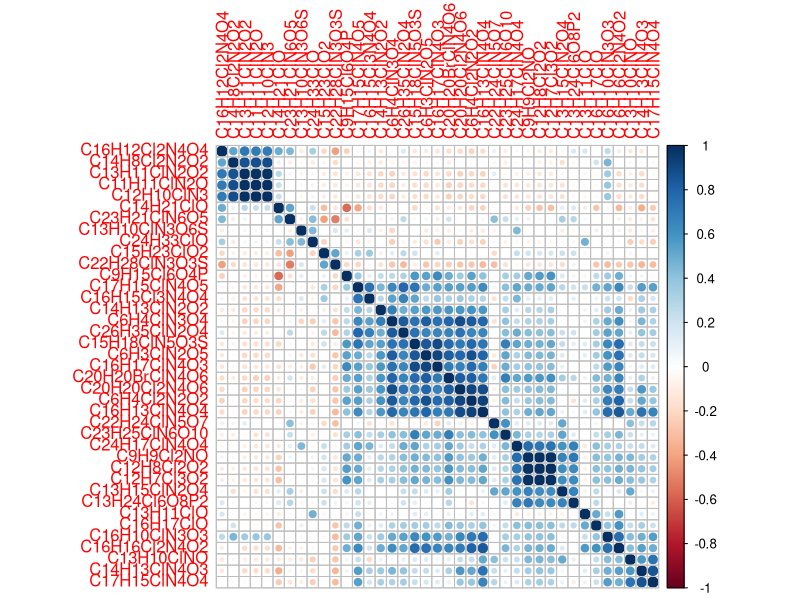
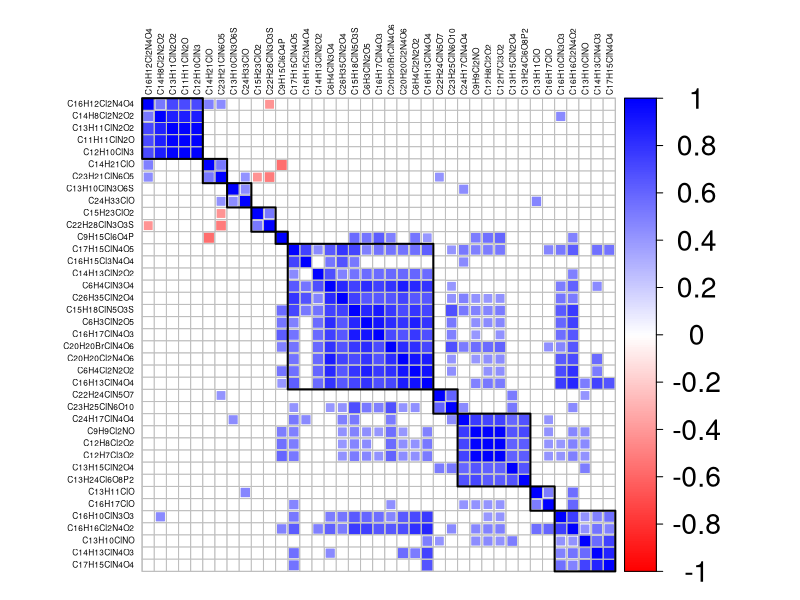

The R script that drew these images, in order: (Note: this script raises an error after producing the figures.)
## ---- chunk 1
library(tidyverse)
library(corrplot)
library(Hmisc)
chlor<-read_csv("data/ChlorinatedCmpds_HouseDust.csv")

chlor.matrix <- as.matrix(chlor[,2:40])
rownames(chlor.matrix) <- chlor$Final_Formula_Match
chlor.cormatrix<-rcorr(chlor.matrix)
chlormatrix<-as.tibble(chlor.cormatrix$r)
print(chlormatrix)

## ---- chunk 2
library(tidyverse)
library(corrplot)
library(Hmisc)
chlor<-read_csv("data/ChlorinatedCmpds_HouseDust.csv")

chlor.matrix <- as.matrix(chlor[,2:40])
rownames(chlor.matrix) <- chlor$Final_Formula_Match
#melt_chlor<-melt(chlor.matrix)
#cast_chlor<-acast(melt_chlor, Var2~Var1)
#chlor.cormatrix<-rcorr(cast_chlor)
chlor.cormatrix<-rcorr(chlor.matrix)
colour1 <- colorRampPalette(c("red","white","blue"))
par(xpd=TRUE)
corrplot(
  chlor.cormatrix$r, 
  order = "hclust",
  hclust.method = "complete",
  )
## ---- chunk 3
library(tidyverse)
library(corrplot)
library(Hmisc)
chlor<-read_csv("data/ChlorinatedCmpds_HouseDust.csv")

chlor.matrix <- as.matrix(chlor[,2:40])
rownames(chlor.matrix) <- chlor$Final_Formula_Match
#melt_chlor<-melt(chlor.matrix)
#cast_chlor<-acast(melt_chlor, Var2~Var1)
#chlor.cormatrix<-rcorr(cast_chlor)
chlor.cormatrix<-rcorr(chlor.matrix)
colour1 <- colorRampPalette(c("red","white","blue"))
par(xpd=TRUE)
corrplot(
  chlor.cormatrix$r, 
  method = "square", 
  type = "full", 
  order = "hclust",
  hclust.method = "complete",
  col = colour1(200), 
  tl.col = "black", 
  tl.srt = 90, 
  tl.cex = 0.5,
  tl.pos = "tl",
  cl.cex = 1.7, #Font size of color index labels
  cl.ratio = 0.25, #Width of color index + labels
  p.mat = chlor.cormatrix$P, 
  sig.level = 0.05, 
  insig = "blank", 
  addrect = 10, #Number of square groupings to outline 
  mar = c(1,1,1,1) #Outer graph margins
  )
